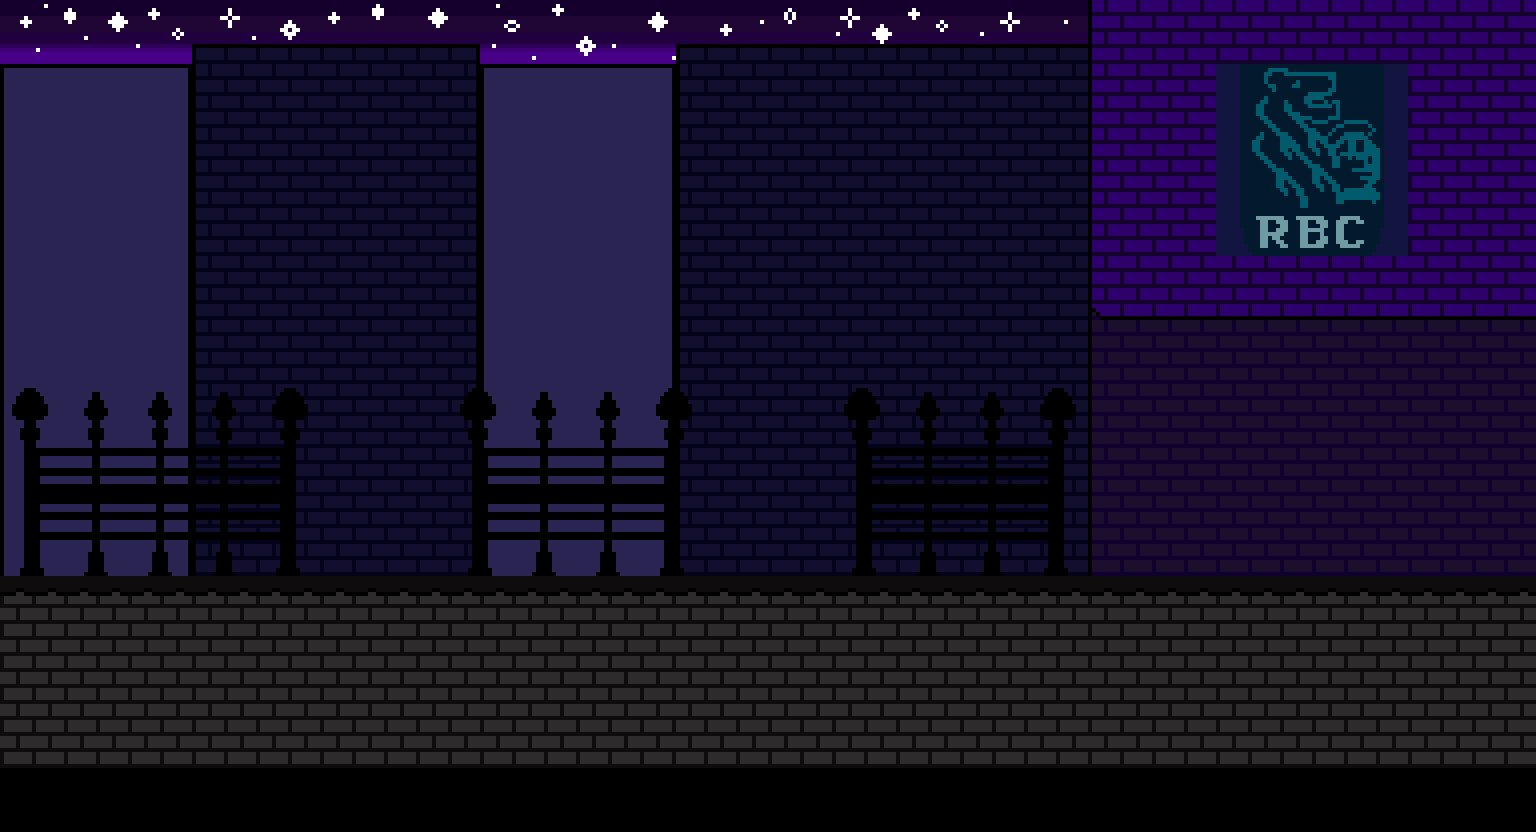

A 2D game scene composited from a Tiled map and its tileset images. What follows is a short description and the map's XML, with every tile layer's data as written:
An orthogonal 24x13 tile map with 64x64 px tiles, 1 tile layer (Tile Layer 1), 2 tilesets and 14 objects (4x Floor, 4x Camera, 2x Start, 2x Player, Door, ...).

<map version="1.2" tiledversion="1.2.0" orientation="orthogonal" renderorder="right-down" width="24" height="13" tilewidth="64" tileheight="64" infinite="0" nextlayerid="5" nextobjectid="24">
 <tileset firstgid="1" source="GameStartScreen.tsx" />
 <tileset firstgid="289" source="RBC bank.tsx" />
 <layer id="4" name="Tile Layer 1" width="24" height="13">
  <data encoding="csv">
289,290,291,292,293,294,295,296,297,298,299,300,301,302,303,304,305,306,307,308,309,310,311,312,
313,314,315,316,317,318,319,320,321,322,323,324,325,326,327,328,329,330,331,332,333,334,335,336,
337,338,339,340,341,342,343,344,345,346,347,348,349,350,351,352,353,354,355,356,357,358,359,360,
361,362,363,364,365,366,367,368,369,370,371,372,373,374,375,376,377,378,379,380,381,382,383,384,
385,386,387,388,389,390,391,392,393,394,395,396,397,398,399,400,401,402,403,404,405,406,407,408,
409,410,411,412,413,414,415,416,417,418,419,420,421,422,423,424,425,426,427,428,429,430,431,432,
433,434,435,436,437,438,439,440,441,442,443,444,445,446,447,448,449,450,451,452,453,454,455,456,
457,458,459,460,461,462,463,464,465,466,467,468,469,470,471,472,473,474,475,476,477,478,479,480,
481,482,483,484,485,486,487,488,489,490,491,492,493,494,495,496,497,498,499,500,501,502,503,504,
505,506,507,508,509,510,511,512,513,514,515,516,517,518,519,520,521,522,523,524,525,526,527,528,
529,530,531,532,533,534,535,536,537,538,539,540,541,542,543,544,545,546,547,548,549,550,551,552,
553,554,555,556,557,558,559,560,561,562,563,564,565,566,567,568,569,570,571,572,573,574,575,576,
0,0,0,0,0,0,0,0,0,0,0,0,0,0,0,0,0,0,0,0,0,0,0,0
</data>
 </layer>
 <objectgroup id="2" name="Object Layer 1">
  <object id="1" name="Floor" x="0" y="576" width="1536" height="192" />
  <object id="2" name="Floor" x="-64" y="0" width="64" height="704" />
  <object id="3" name="Camera" x="-64" y="-64" width="64" height="832">
   <properties>
    <property name="direction" value="4" />
   </properties>
  </object>
  <object id="5" name="Camera" x="0" y="-228" width="1536" height="228">
   <properties>
    <property name="direction" value="1" />
   </properties>
  </object>
  <object id="8" name="Camera" x="1536" y="0" width="64" height="768">
   <properties>
    <property name="direction" value="2" />
   </properties>
  </object>
  <object id="9" name="Camera" x="0" y="768" width="1536" height="64">
   <properties>
    <property name="direction" value="3" />
   </properties>
  </object>
  <object id="10" name="Floor" x="1521" y="0" width="15" height="432">
   <properties>
    <property name="door" value="1" />
   </properties>
  </object>
  <object id="11" name="Door" x="1521" y="432" width="15" height="144">
   <properties>
    <property name="direction" value="right" />
    <property name="open" value="1" />
    <property name="openKeys" value="0" />
    <property name="openTo" value="1" />
   </properties>
  </object>
  <object id="12" name="Start" x="0" y="0" width="64" height="64">
   <properties>
    <property name="direction" value="right" />
   </properties>
  </object>
  <object id="13" name="Player" x="64" y="448" width="64" height="64">
   <properties>
    <property name="direction" value="right" />
   </properties>
  </object>
  <object id="14" name="Player" x="1344" y="448" width="64" height="64">
   <properties>
    <property name="direction" value="left" />
   </properties>
  </object>
  <object id="15" name="Start" x="512" y="0" width="64" height="64">
   <properties>
    <property name="direction" value="left" />
   </properties>
  </object>
  <object id="16" name="Floor" x="1088" y="0" width="448" height="320" />
  <object id="18" name="EndGame" x="576" y="128" width="128" height="448">
   <properties>
    <property name="file" value="none" />
    <property name="neededKeys" value="4" />
   </properties>
  </object>
 </objectgroup>
</map>
